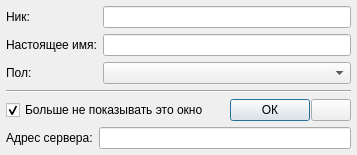
<ui version="4.0" >
 <class>WelcomeDialog</class>
 <widget class="QDialog" name="WelcomeDialog" >
  <property name="geometry" >
   <rect>
    <x>0</x>
    <y>0</y>
    <width>333</width>
    <height>157</height>
   </rect>
  </property>
  <property name="windowTitle" >
   <string>Simple Chat - Выбор ника</string>
  </property>
  <layout class="QVBoxLayout" name="verticalLayout" >
   <property name="sizeConstraint" >
    <enum>QLayout::SetFixedSize</enum>
   </property>
   <property name="margin" >
    <number>6</number>
   </property>
   <item>
    <layout class="QGridLayout" name="gridLayout" >
     <item row="0" column="0" >
      <widget class="QLabel" name="label" >
       <property name="text" >
        <string>Ник:</string>
       </property>
      </widget>
     </item>
     <item row="0" column="1" >
      <widget class="QLineEdit" name="nickEdit" />
     </item>
     <item row="1" column="0" >
      <widget class="QLabel" name="label_2" >
       <property name="text" >
        <string>Настоящее имя:</string>
       </property>
      </widget>
     </item>
     <item row="1" column="1" >
      <widget class="QLineEdit" name="nameEdit" />
     </item>
     <item row="2" column="0" >
      <widget class="QLabel" name="label_3" >
       <property name="text" >
        <string>Пол:</string>
       </property>
      </widget>
     </item>
     <item row="2" column="1" >
      <widget class="QComboBox" name="sexBox" />
     </item>
    </layout>
   </item>
   <item>
    <widget class="Line" name="line" >
     <property name="orientation" >
      <enum>Qt::Horizontal</enum>
     </property>
    </widget>
   </item>
   <item>
    <layout class="QHBoxLayout" name="horizontalLayout" >
     <property name="spacing" >
      <number>1</number>
     </property>
     <item>
      <widget class="QCheckBox" name="askCheckBox" >
       <property name="text" >
        <string>Больше не показывать это окно</string>
       </property>
       <property name="checked" >
        <bool>true</bool>
       </property>
      </widget>
     </item>
     <item>
      <spacer name="horizontalSpacer" >
       <property name="orientation" >
        <enum>Qt::Horizontal</enum>
       </property>
       <property name="sizeHint" stdset="0" >
        <size>
         <width>20</width>
         <height>20</height>
        </size>
       </property>
      </spacer>
     </item>
     <item>
      <widget class="QPushButton" name="okButton" >
       <property name="text" >
        <string>ОК</string>
       </property>
       <property name="icon" >
        <iconset resource="../../data/schat.qrc" >
         <normaloff>:/images/ok.png</normaloff>:/images/ok.png</iconset>
       </property>
       <property name="default" >
        <bool>false</bool>
       </property>
      </widget>
     </item>
     <item>
      <widget class="QPushButton" name="moreButton" >
       <property name="text" >
        <string/>
       </property>
       <property name="icon" >
        <iconset resource="../../data/schat.qrc" >
         <normaloff>:/images/down.png</normaloff>:/images/down.png</iconset>
       </property>
       <property name="checkable" >
        <bool>true</bool>
       </property>
       <property name="flat" >
        <bool>false</bool>
       </property>
      </widget>
     </item>
    </layout>
   </item>
   <item>
    <layout class="QHBoxLayout" name="horizontalLayout_2" >
     <property name="spacing" >
      <number>6</number>
     </property>
     <item>
      <widget class="QLabel" name="serverLabel" >
       <property name="text" >
        <string>Адрес сервера:</string>
       </property>
      </widget>
     </item>
     <item>
      <widget class="QLineEdit" name="serverEdit" />
     </item>
    </layout>
   </item>
  </layout>
 </widget>
 <tabstops>
  <tabstop>nickEdit</tabstop>
  <tabstop>nameEdit</tabstop>
  <tabstop>sexBox</tabstop>
  <tabstop>askCheckBox</tabstop>
  <tabstop>okButton</tabstop>
 </tabstops>
 <resources>
  <include location="../../data/schat.qrc" />
 </resources>
 <connections>
  <connection>
   <sender>okButton</sender>
   <signal>clicked()</signal>
   <receiver>WelcomeDialog</receiver>
   <slot>accept()</slot>
   <hints>
    <hint type="sourcelabel" >
     <x>294</x>
     <y>121</y>
    </hint>
    <hint type="destinationlabel" >
     <x>169</x>
     <y>125</y>
    </hint>
   </hints>
  </connection>
  <connection>
   <sender>moreButton</sender>
   <signal>toggled(bool)</signal>
   <receiver>serverLabel</receiver>
   <slot>setVisible(bool)</slot>
   <hints>
    <hint type="sourcelabel" >
     <x>324</x>
     <y>111</y>
    </hint>
    <hint type="destinationlabel" >
     <x>57</x>
     <y>148</y>
    </hint>
   </hints>
  </connection>
  <connection>
   <sender>moreButton</sender>
   <signal>toggled(bool)</signal>
   <receiver>serverEdit</receiver>
   <slot>setVisible(bool)</slot>
   <hints>
    <hint type="sourcelabel" >
     <x>317</x>
     <y>110</y>
    </hint>
    <hint type="destinationlabel" >
     <x>309</x>
     <y>143</y>
    </hint>
   </hints>
  </connection>
 </connections>
</ui>
